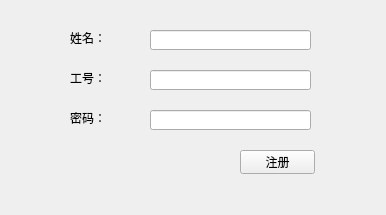
<?xml version="1.0" encoding="UTF-8"?>
<ui version="4.0">
 <class>enroll</class>
 <widget class="QWidget" name="enroll">
  <property name="geometry">
   <rect>
    <x>0</x>
    <y>0</y>
    <width>386</width>
    <height>215</height>
   </rect>
  </property>
  <property name="windowTitle">
   <string>Form</string>
  </property>
  <widget class="QLineEdit" name="lineEdit">
   <property name="geometry">
    <rect>
     <x>150</x>
     <y>30</y>
     <width>161</width>
     <height>20</height>
    </rect>
   </property>
  </widget>
  <widget class="QLineEdit" name="lineEdit_2">
   <property name="geometry">
    <rect>
     <x>150</x>
     <y>70</y>
     <width>161</width>
     <height>20</height>
    </rect>
   </property>
  </widget>
  <widget class="QLineEdit" name="password">
   <property name="geometry">
    <rect>
     <x>150</x>
     <y>110</y>
     <width>161</width>
     <height>20</height>
    </rect>
   </property>
   <property name="inputMask">
    <string/>
   </property>
  </widget>
  <widget class="QLabel" name="label">
   <property name="geometry">
    <rect>
     <x>70</x>
     <y>30</y>
     <width>54</width>
     <height>16</height>
    </rect>
   </property>
   <property name="text">
    <string>姓名：</string>
   </property>
  </widget>
  <widget class="QLabel" name="label_2">
   <property name="geometry">
    <rect>
     <x>70</x>
     <y>70</y>
     <width>54</width>
     <height>16</height>
    </rect>
   </property>
   <property name="text">
    <string>工号：</string>
   </property>
  </widget>
  <widget class="QLabel" name="label_3">
   <property name="geometry">
    <rect>
     <x>70</x>
     <y>110</y>
     <width>54</width>
     <height>16</height>
    </rect>
   </property>
   <property name="text">
    <string>密码：</string>
   </property>
  </widget>
  <widget class="QPushButton" name="pushButton">
   <property name="geometry">
    <rect>
     <x>240</x>
     <y>150</y>
     <width>75</width>
     <height>24</height>
    </rect>
   </property>
   <property name="text">
    <string>注册</string>
   </property>
  </widget>
 </widget>
 <resources/>
 <connections>
  <connection>
   <sender>pushButton</sender>
   <signal>clicked()</signal>
   <receiver>enroll</receiver>
   <slot>slot1()</slot>
   <hints>
    <hint type="sourcelabel">
     <x>276</x>
     <y>163</y>
    </hint>
    <hint type="destinationlabel">
     <x>353</x>
     <y>273</y>
    </hint>
   </hints>
  </connection>
 </connections>
 <slots>
  <slot>slot1()</slot>
 </slots>
</ui>
